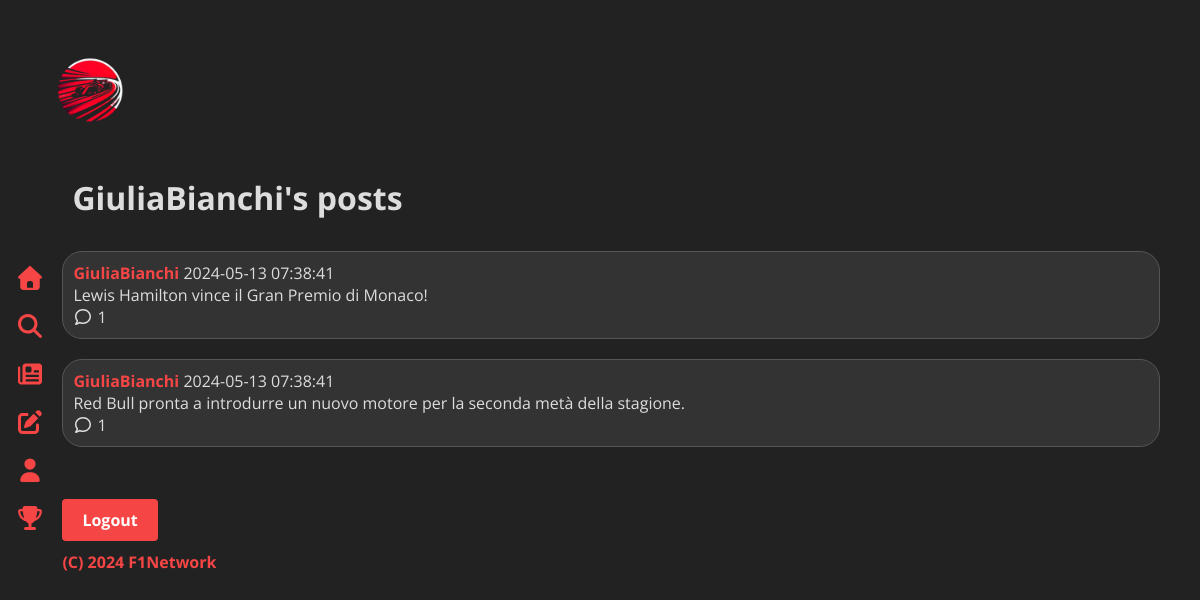
/user.php?userid=2, run on the app's committed database.
### tables this page shows
CREATE TABLE IF NOT EXISTS Users (
    id INT AUTO_INCREMENT PRIMARY KEY,
    email VARCHAR(100) NOT NULL UNIQUE,
    password VARCHAR(100) NOT NULL,
    username VARCHAR(50) NOT NULL UNIQUE,
    birth_date DATE NOT NULL,
    cell VARCHAR (20) NULL
);

CREATE TABLE IF NOT EXISTS Posts (
    id INT AUTO_INCREMENT PRIMARY KEY,
    pubblish_date TIMESTAMP DEFAULT CURRENT_TIMESTAMP,
    content VARCHAR(200) NOT NULL,
    image_url VARCHAR(100),
    user_id INT NOT NULL
);

### src/functions.php (the view, shortened to what this page needs)
<?php
function sanitize_input($input) {
    return htmlspecialchars(stripcslashes(trim($input)));
}
function getComments($conn, $postId) {
    $sql = "SELECT Comments.*, Users.username
            FROM Comments
            INNER JOIN Users ON Comments.user_id = Users.id
            WHERE Comments.post_id = $postId
            ORDER BY Comments.pubblish_date DESC
            LIMIT 20";
    $result = mysqli_query($conn, $sql);
    $comments = '';
    if (mysqli_num_rows($result) > 0) {
        while ($row = mysqli_fetch_assoc($result)) {
            $comments .= '<div class="post-comment">';
            $comments .= '<div><b>' . $row['username'] . '</b> ' . $row['pubblish_date'] . '</div>';
            $comments .= '<div>' . $row['content'] . '</div>';
            $user_id = $row['user_id'];
            $comments .= '</div>';
        }
    } else {
        $comments = 'No comments found.';
    }
    return $comments;
}
function getUserPosts($conn, $user_id) {
    $sql_posts = "SELECT Posts.*, Users.username
              FROM Posts
              INNER JOIN Users ON Posts.user_id = Users.id
              WHERE Users.id=$user_id
              ORDER BY Posts.pubblish_date DESC
              LIMIT 20";
    $result_posts = mysqli_query($conn, $sql_posts);
    if (mysqli_num_rows($result_posts) > 0) {
        while ($row_posts = mysqli_fetch_assoc($result_posts)) {
            $post_id = $row_posts['id'];
            $username = $row_posts['username'];
            $content = $row_posts['content'];
            $pubblish_date = $row_posts['pubblish_date'];
            $sql_comments_count = "SELECT COUNT(*) AS comment_count FROM Comments WHERE post_id = $post_id";
            $result_comments_count = mysqli_query($conn, $sql_comments_count);
            $row_comments_count = mysqli_fetch_assoc($result_comments_count);
            $comment_count = $row_comments_count['comment_count'];
            echo '<div class="post-card rounded">';
            echo '<div><a href="user.php?userid='.$user_id.'"><b>' . $username . '</b></a> ' . $pubblish_date . '</div>';
            echo '<div>' . $content . '</div>';
            echo '<div>';
            echo '<i class="fa-regular fa-comment" onclick="toggleComments(' . $post_id . ')"></i> ' . $comment_count;
            echo '</div>';
            echo getComments($conn, $post_id);
            echo '</div>';
        }
    } else {
        echo 'Non ci sono post al momento';
    }
}
?>

### src/header.php (shortened to what this page needs)
<!DOCTYPE html>
<html lang="en">
<head>
    <link rel="stylesheet" type="text/css" href="css/style.css">
</head>
<body>
<a href="../public/homepage.php">
  <img class="img-fluid float-end" src="images/logo.png" id="page-logo" alt="F1 Network Logo">
</a>
<nav class="navbar">
  <ul class="navbar-nav">
    <li class="nav-item">
      <a href="homepage.php"><i class="fas fa-home"></i></a>
    </li>
    <li class="nav-item">
      <a href="search.php"><i class="fas fa-search"></i></a>
    </li>
    <li class="nav-item">
      <a href="news.php"><i class="fas fa-newspaper"></i></a>
    </li>
    <li class="nav-item">
      <a href="post.php"><i class="fas fa-pen-to-square"></i></a>
    </li>
    <li class="nav-item">
      <a href="user.php"><i class="fas fa-user"></i></a>
    </li>
    <li class="nav-item">
      <a href="info.php"><i class="fas fa-trophy"></i></a>
    </li>
  </ul>
</nav>
<div class="page-content">

### public/user.php (shortened to what this page needs)
<?php
require '../src/connect.php';
require '../src/header.php';
require '../src/functions.php';
if(isset($_GET['userid'])) {
    $userId = sanitize_input($_GET['userid']);
}
$query = "SELECT username FROM users WHERE id = $userId";
$result = mysqli_query($conn, $query);
if($result) {
    if(mysqli_num_rows($result) > 0) {
        $row = mysqli_fetch_assoc($result);
        $username = $row['username'];
        if (substr($username, -1) === 's') {
            echo "<h1>$username' posts</h1>";
        } else {
            echo "<h1>$username's posts</h1>";
        }
    } else {
        echo "<h1>User's posts</h1>";
    }
} else {
    header("Location: error.php?message=" . urlencode("Query error"));
    exit();}
getUserPosts($conn, $userId);
echo '<br><a class="button" href="logout.php">Logout</a>';
require '../src/footer.php';
?>

### src/footer.php (shortened to what this page needs)
</div>
<footer>
  <div>
    <b>(C) 2024 F1Network</b>
  </div>
</footer>
</body>
</html>

### public/css/style.css (style rules this page uses)
body { font-family: 'Open Sans', sans-serif; background-color: #222; color: #ddd; margin: 20px; padding: 20px; display: block; cursor: url('../images/cursor.png'), auto; }
h1 { color: #ddd; background-color: #222; padding: 10px; }
ul { list-style-type: none; padding: 0; }
li { margin-bottom: 5px; background-color: #333; padding: 5px; border-radius: 4px; }
a { color: #f64545; text-decoration: none; }
#page-logo { max-height: 100px; max-width: 100px; }
a.button { display: inline-block; padding: 10px 20px; margin: 10px 0; text-align: center; text-decoration: none; font-size: 16px; font-weight: bold; color: #fff; background-color: #f64545; border-radius: 4px; }
b { color: #f64545; }
.post-card { border: 1px solid #555; border-radius: 20px; padding: 10px; margin-bottom: 20px; background-color: #333; }
.navbar { position: fixed; left: 0; top: 50%; transform: translateY(-50%); height: auto; z-index: 1000; }
.navbar-nav { display: flex; flex-direction: column; align-items: flex-start; background: transparent; }
.nav-item { margin-right: 20px; background: transparent; }
.nav-item:last-child { margin-right: 0; }
.nav-item a { text-decoration: none; color: #f64545; margin: 0 10px; font-size: 24px; }
.page-content { margin-left: 2%; }
footer { margin-left: 2%; }

### data on the page
users: username "GiuliaBianchi"
posts: user.username "GiuliaBianchi", pubblish_date "2024-05-13 07:38:41", content "Lewis Hamilton vince il Gran Premio di Monaco!", comment_count "1"
posts: user.username "GiuliaBianchi", pubblish_date "2024-05-13 07:38:41", content "Red Bull pronta a introdurre un nuovo motore per la seconda metà della stagione.", comment_count "1"
